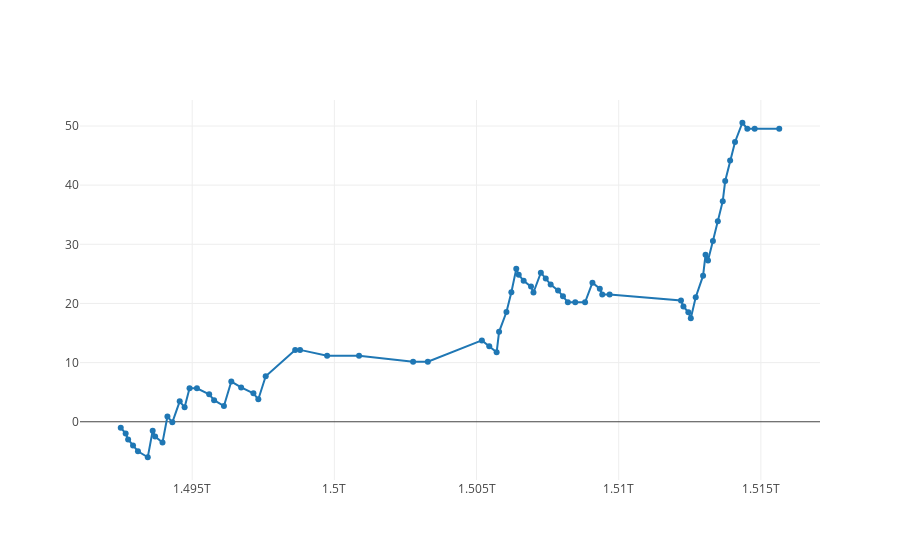

Notebook code for this chart:
### Code cell
x = map((lambda e: e['date']), events)
y = map((lambda e: build_ticket(e['games'])), events)

data = [Scatter(
            x=x,
            y=numpy.cumsum(y),
            mode = 'lines+markers'
        )]

iplot(data, filename='jupyter/basic_bar')
